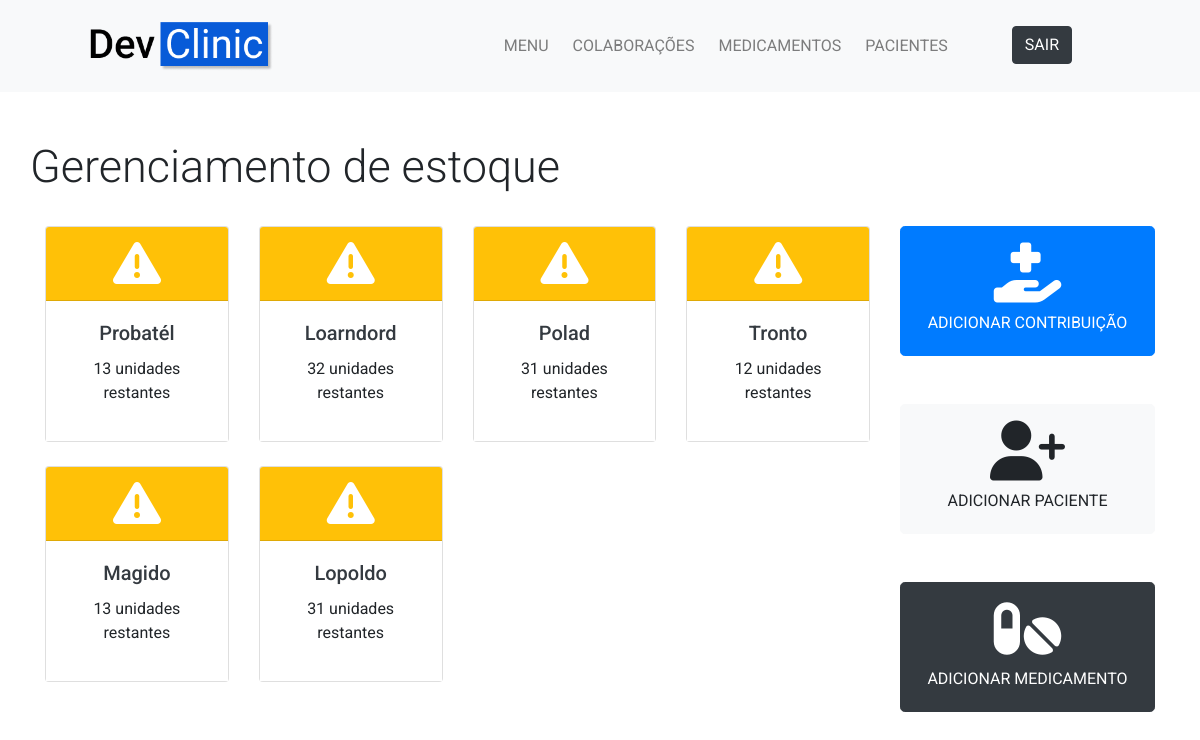
The app's page / (signed in) with its own data.
### medicamento/models.py (models this page shows, shortened)
class Medicamento(models.Model):
    nome = models.CharField(max_length=150)
    marca = models.CharField(max_length=60, blank=True)
    quantidade = models.BigIntegerField()

### main/views.py (the view)
# urls.py: 2. Add a URL to urlpatterns:  path('', views.home, name='home')
def home(request):
    if request.user.is_authenticated:
        medicamentos = Medicamento.objects.all()
        return render(request, 'main/home.html', {'medicamentos':medicamentos})
    else:
        return redirect('loginusuario')

### main/templates/main/home.html
{% extends 'main/base.html' %}
{% block content %}
  <section class="py-5">
    <div class="container">
      <div class="row">
        <h1 class="display-4 big-display text-lg-start text-center">Gerenciamento de estoque</h1>
        <div class="col-lg-9 mt-4">
          <div class="row">
            {% if medicamentos %}
              {% for medicamento in medicamentos %}
                {% if medicamento.quantidade < 10 %}
                  <div class="col-lg-3">
                    <div class="card mb-4">
                      <div class="card-header bg-danger text-white text-center">
                        <i class="fas fa-exclamation-circle fa-3x"></i>
                      </div>
                      <div class="card-body bg-white text-center">
                        <h5 class="card-title text-dark text-center">{{ medicamento.nome }}</h5>
                        <p>{{ medicamento.quantidade }} unidades restantes</p>
                      </div>
                    </div>
                  </div>
                {% elif medicamento.quantidade < 40 and medicamento.quantidade > 10 %}
                  <div class="col-lg-3">
                    <div class="card mb-4">
                      <div class="card-header bg-warning text-white text-center">
                        <i class="fas fa-exclamation-triangle fa-3x"></i>
                      </div>
                      <div class="card-body bg-white text-center">
                        <h5 class="card-title text-dark text-center">{{ medicamento.nome }}</h5>
                        <p>{{ medicamento.quantidade }} unidades restantes</p>
                      </div>
                    </div>
                  </div>
                {% endif %}
              {% endfor %}
            {% else %}
              <h2 class="text-start text-dark medium-display">Sem medicamentos aqui</h2>
            {% endif %}
          </div>
        </div>
        <div class="col-lg-3 mt-4">
          <a href="{% url 'colaboracao:criarcolaboracao' %}" class="btn btn-primary btn-lg btn-block mb-5 py-3">
            <i class="fas fa-hand-holding-medical fa-3x mb-2"></i>
            <p style="font-size: 16px;" class="mb-1">ADICIONAR CONTRIBUIÇÃO</p>
          </a>
          <a href="{% url 'paciente:criarpaciente' %}" class="btn btn-light btn-lg btn-block mb-5 py-3">
            <i class="fas fa-user-plus fa-3x mb-2"></i>
            <p style="font-size: 16px;" class="mb-1">ADICIONAR PACIENTE</p>
          </a>
          <a href="{% url 'medicamento:criarmedicamento' %}" class="btn btn-dark btn-lg btn-block text-white mb-5 py-3">
            <i class="fas fa-pills fa-3x mb-2"></i>
            <p style="font-size: 16px;" class="mb-1">ADICIONAR MEDICAMENTO</p>
          </a>
        </div>
      </div>
    </div>
  </section>
{% endblock %}

### main/static/main/css/style.css (style rules this page uses)
body { font-family: 'Roboto', sans-serif; }
.big-display { font-size: 45px; }

### records on screen
Medicamento: nome "Probatél", quantidade "13"
Medicamento: nome "Loarndord", quantidade "32"
Medicamento: nome "Polad", quantidade "31"
Medicamento: nome "Tronto", quantidade "12"
Medicamento: nome "Magido", quantidade "13"
Medicamento: nome "Lopoldo", quantidade "31"
